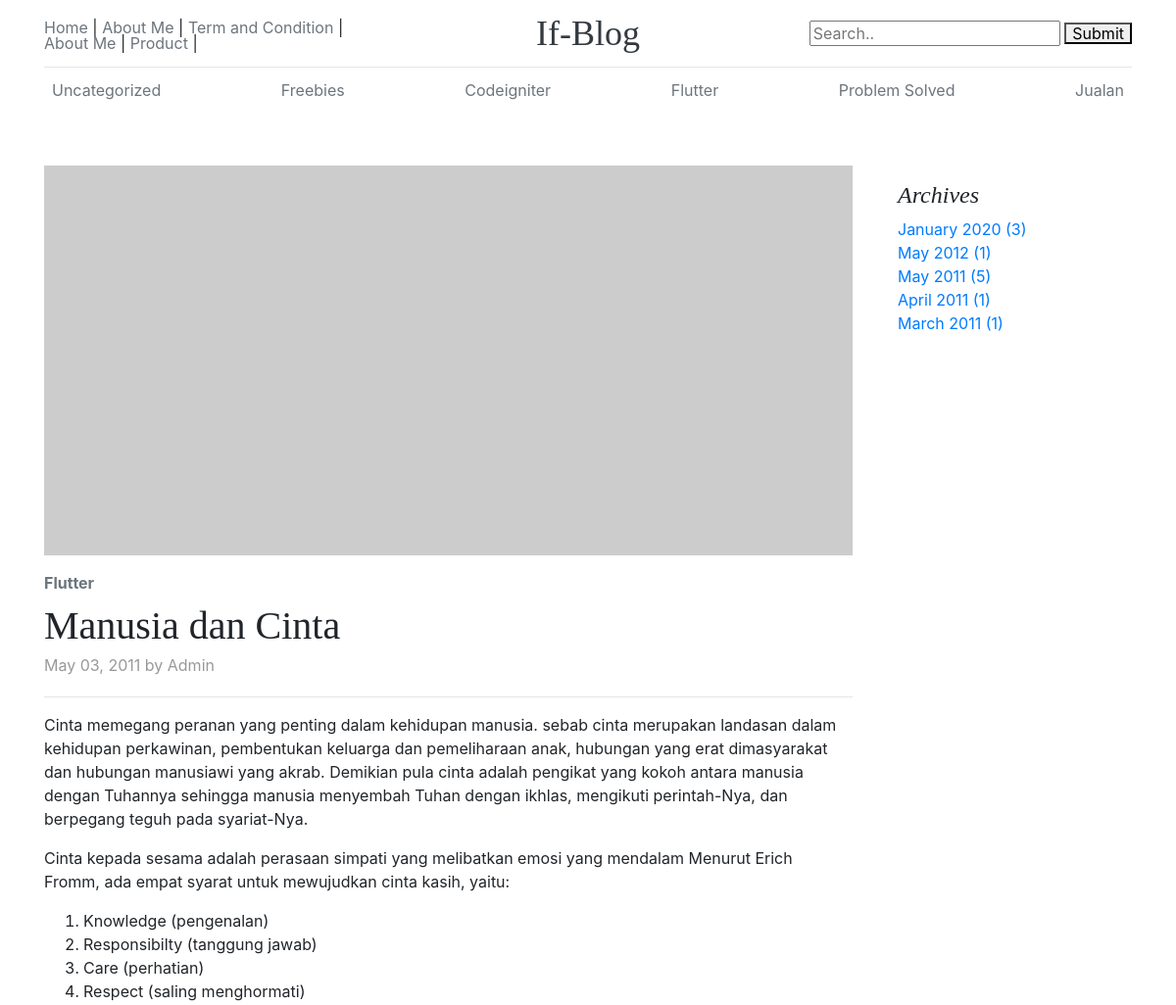
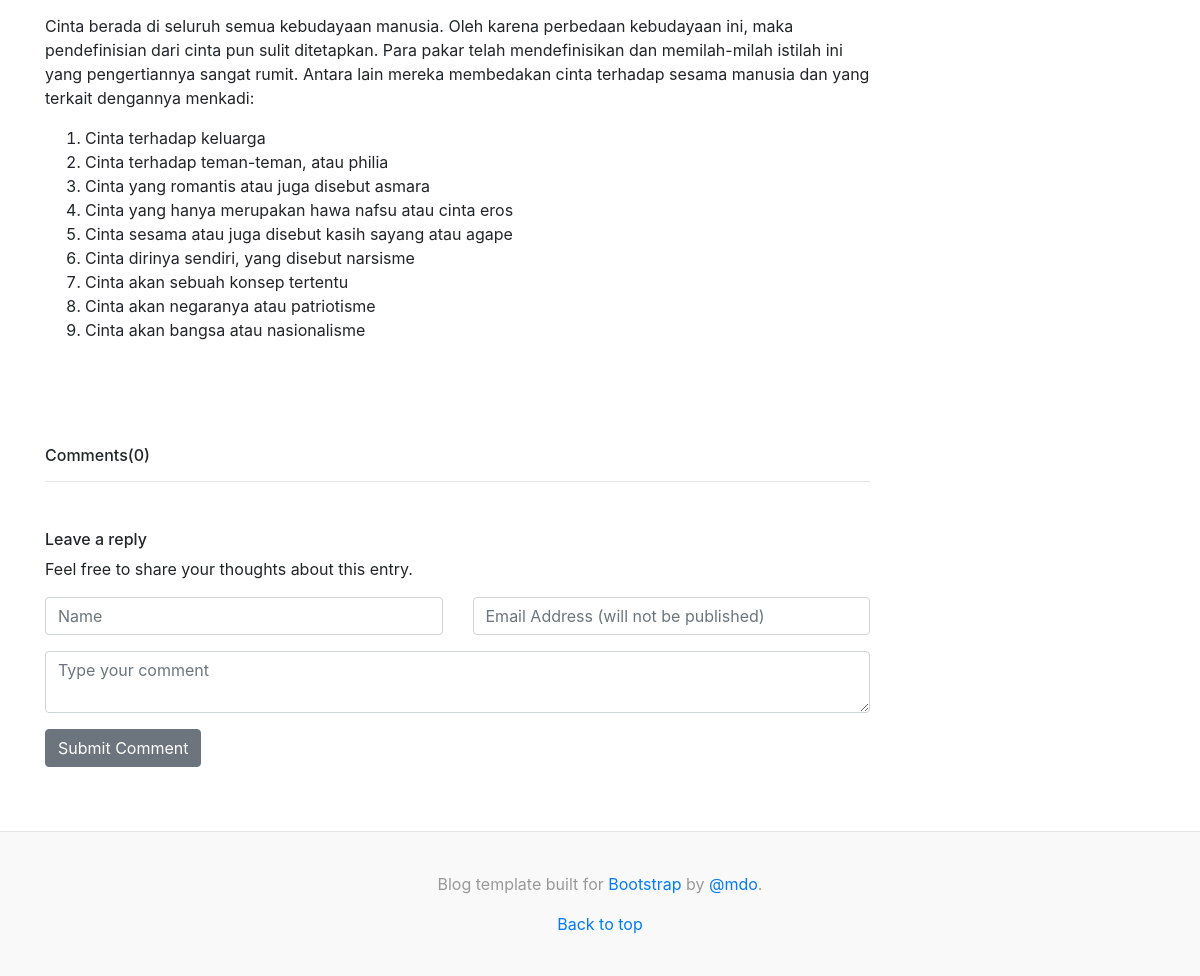
The app's page /2011/05/03/manusia-dan-cinta with its own data (2 pictures, top to bottom).
### tables this page shows
CREATE TABLE `if_navigation`  (
  `id` int(11) NOT NULL AUTO_INCREMENT,
  `parent_id` int(11) NULL DEFAULT 0,
  `title` varchar(50) NULL DEFAULT NULL,
  `description` varchar(255) NULL DEFAULT NULL,
  `url` varchar(255) NULL DEFAULT NULL,
  `external` enum('0','1') NOT NULL DEFAULT '0',
  `id_groups` int(11) NULL DEFAULT 0,
  `order` int(5) NULL DEFAULT 0,
  PRIMARY KEY (`id`) USING BTREE
);

CREATE TABLE `if_categories`  (
  `id` int(11) NOT NULL AUTO_INCREMENT,
  `name` varchar(60) NULL DEFAULT NULL,
  `url_name` varchar(200) NULL DEFAULT NULL,
  `description` varchar(200) NULL DEFAULT NULL,
  PRIMARY KEY (`id`) USING BTREE
);

CREATE TABLE `if_posts`  (
  `id` int(11) NOT NULL AUTO_INCREMENT,
  `author` int(11) NOT NULL DEFAULT 0,
  `date_posted` datetime(0) NOT NULL DEFAULT CURRENT_TIMESTAMP,
  `meta_key` text NOT NULL,
  `meta_desc` text NOT NULL,
  `title` varchar(200) NOT NULL,
  `id_cat` int(11) NOT NULL DEFAULT 0,
  `content_id` int(11) NOT NULL DEFAULT 0,
  `url_title` varchar(200) NOT NULL,
  `head_article` text NOT NULL,
  `main_article` longtext NOT NULL,
  `image_header` varchar(255) NULL DEFAULT NULL,
  `allow_comments` enum('0','1') NOT NULL DEFAULT '1',
  `sticky` int(1) NOT NULL DEFAULT 0,
  `featured` int(1) NOT NULL DEFAULT 0,
  `status` enum('draft','published') NOT NULL DEFAULT 'published',
  `hit` int(11) NOT NULL DEFAULT 0,
  `create_at` datetime(0) NULL DEFAULT NULL,
  `update_at` datetime(0) NULL DEFAULT NULL,
  PRIMARY KEY (`id`, `allow_comments`) USING BTREE
);

CREATE TABLE `if_users`  (
  `id` int(11) UNSIGNED NOT NULL AUTO_INCREMENT,
  `ip_address` varchar(45) NOT NULL,
  `username` varchar(100) NULL DEFAULT NULL,
  `password` varchar(255) NOT NULL,
  `email` varchar(254) NOT NULL,
  `activation_selector` varchar(255) NULL DEFAULT NULL,
  `activation_code` varchar(255) NULL DEFAULT NULL,
  `forgotten_password_selector` varchar(255) NULL DEFAULT NULL,
  `forgotten_password_code` varchar(255) NULL DEFAULT NULL,
  `forgotten_password_time` int(11) UNSIGNED NULL DEFAULT NULL,
  `remember_selector` varchar(255) NULL DEFAULT NULL,
  `remember_code` varchar(255) NULL DEFAULT NULL,
  `created_on` int(11) UNSIGNED NOT NULL,
  `last_login` int(11) UNSIGNED NULL DEFAULT NULL,
  `active` tinyint(1) UNSIGNED NULL DEFAULT NULL,
  `first_name` varchar(50) NULL DEFAULT NULL,
  `last_name` varchar(50) NULL DEFAULT NULL,
  `company` varchar(100) NULL DEFAULT NULL,
  `phone` varchar(20) NULL DEFAULT NULL,
  PRIMARY KEY (`id`) USING BTREE,
  UNIQUE INDEX `uc_email`(`email`) USING BTREE,
  UNIQUE INDEX `uc_activation_selector`(`activation_selector`) USING BTREE,
  UNIQUE INDEX `uc_forgotten_password_selector`(`forgotten_password_selector`) USING BTREE,
  UNIQUE INDEX `uc_remember_selector`(`remember_selector`) USING BTREE
);

### application/core/MY_Loader.php (called while the page is built, shortened)
<?php
class MY_Loader extends CI_Loader {
	function section($area, $view, $data=array()){
		$content = $this->view($view, $data, true);
		$checksum = md5( $view . serialize($data) );
		return $checksum;
	}
}

### application/core/MY_Controller.php (called while the page is built, shortened)
<?php if ( ! defined('BASEPATH')) exit('No direct script access allowed');
class MY_Controller extends CI_Controller {
	public $_template;
	public $_settings;
	public function __construct() {
		$lib_array = array('user_agent','cmscore_library');
		$this->load->library($lib_array);
		$this->_settings = $this->cmscore_library->settings;
		$this->_template['themes'] = $this->cmscore_library->getActiveTemplate();
	}
	public function load_template($page_name, $data = NULL, $section=NULL)
	{
		$data['page'] = $page_name;
		if ($this->_settings['recognize_user_agent'] == 1)
		{
			if ($this->agent->is_mobile())
			{
				$this->load->view('mobile/layout/container', $data);
			}
			else
			{
				if($section != NULL && is_array($section))
				{
					foreach($section as $key => $value):
						if(is_array($value)){
							$this->load->section($key, $value['path'], $value['data']);
						} else {
							$this->load->section($key, $value);
						}
					endforeach;
				}
				$this->load->view('themes/' . $this->_template['themes'] . '/layout/'.$page_name, $data);
			}
		}
	}
}

### application/controllers/Post.php (called while the page is built, shortened)
<?php
class Post extends MY_Controller
{
	public function date($year = NULL, $month = NULL, $day = NULL, $url_title = NULL)
	{
		if ($data['post'] = $this->blog->get_post_by_url($year, $month, $day, $url_title))
		{
			$data['post']['url'] = post_url($data['post']['url_title'], $data['post']['date_posted']);
			$data['post']['display_name'] = $this->users->get_user_display_name($data['post']['author']);
			$data['comments'] = $this->comments->get_comments($data['post']['id']);
			$this->_template['page']	= 'post/single_post';
		}
		else
		{
			show_404();
		}
		$load_section = array(
			'menu' => 'themes/'.$this->_template['themes'].'/section/menu',
			'footer' => 'themes/'.$this->_template['themes'].'/section/footer',
		);
		$this->load_template($this->_template['page'], $data, $load_section);
	}
}

### index.php (called while the page is built, shortened)
<?php
require_once BASEPATH.'core/CodeIgniter.php';

### application/libraries/Navigation_library.php (called while the page is built, shortened)
<?php if (!defined('BASEPATH')) exit('No direct script access allowed');
class Navigation_library
{
	protected $_table;
	private $ci;
	public function __construct()
	{
		if (!isset($this->ci))
		{
			$this->ci =& get_instance();
		}
		$this->_table = $this->ci->config->item('database_tables');
	}
	public function get_navigation()
	{
		$this->ci->db->select('title, description, url, external, order');
		$this->ci->db->order_by('order', 'ASC');
		$query = $this->ci->db->get($this->_table['navigation']);
		if ($query->num_rows() > 0)
		{
			return $query->result_array();
		}
	}
}

### application/libraries/Categories_library.php (called while the page is built)
<?php if (!defined('BASEPATH')) exit('No direct script access allowed');
class Categories_library
{
	protected $_table;
	public function __construct()
	{
		if (!isset($this->CI))
		{
			$this->CI =& get_instance();
		}
		$this->_table = $this->CI->config->item('database_tables');
	}
	public function get_categories()
	{
		$this->CI->db->select('id, name, url_name');
		$this->CI->db->from($this->_table['categories'] . ' categories');
		$this->CI->db->select('(SELECT COUNT(' . $this->CI->db->dbprefix . 'posts_to_categories.id) FROM ' . $this->CI->db->dbprefix . 'posts_to_categories WHERE ' . $this->CI->db->dbprefix . 'posts_to_categories.category_id = categories.id) AS posts_count', FALSE);
		$this->CI->db->order_by('id', 'ASC');
		$query = $this->CI->db->get();
		if ($query->num_rows() > 0)
		{
			return $query->result_array();
		}
	}
}

### application/helpers/MY_url_helper.php (called while the page is built, shortened)
<?php if (!defined('BASEPATH')) exit('No direct script access allowed');
function archive_url($url)
{
	return site_url('archive/' . $url);
}
function category_url($url_name)
{
	return site_url('category/' . $url_name);
}

### application/models/Categories_model.php (called while the page is built, shortened)
<?php
class Categories_model extends CI_Model
{
	protected $_table;
	public function __construct()
	{
		$this->_table = $this->config->item('database_tables');
	}
	public function get_categories_by_ids($category_ids)
	{
		$this->db->select('id, name, url_name, description');
		$this->db->where_in('id', $category_ids);
		$query = $this->db->get($this->_table['categories']);
		if ($query->num_rows() > 0)
		{
			return $query->row_array();
		}
	}
}

### application/models/Post_model.php (called while the page is built, shortened)
<?php
class Post_model extends CI_Model
{
	protected $_table;
	public function __construct()
	{
		$this->_table = $this->config->item('database_tables');
	}
	public function get_post_by_url($year, $month, $day, $url_title)
	{
		$date = $year . '-' . $month . '-' . $day;
		$this->db->select('posts.id, posts.author, posts.date_posted, posts.title, posts.url_title, posts.head_article, posts.main_article, posts.id_cat, posts.allow_comments, posts.sticky, posts.status, posts.author, users.first_name');
		$this->db->from($this->_table['posts'] . ' posts');
		$this->db->join($this->_table['users'] . ' users', 'posts.author = users.id');
		$this->db->where('posts.status', 'published');
		$this->db->where('posts.url_title', $url_title);
		$this->db->where('posts.date_posted', $date);
		$this->db->limit(1);
		$query = $this->db->get();
		if ($query->num_rows() == 1)
		{
			$result = $query->row_array();
			$result['categories'] = $this->categories->get_categories_by_ids($result['id_cat']);
			$result['comment_count'] = $this->db->where('post_id', $result['id'])->from($this->_table['comments'])->count_all_results();
			return $result;
		}
	}
}

### application/models/Comments_model.php (called while the page is built, shortened)
<?php
class Comments_model extends CI_Model
{
	protected $_table;
	public function __construct()
	{
		$this->_table = $this->config->item('database_tables');
	}
	public function get_comments($modded = 'N')
	{
		$comments = $this->db
						->select('comments.*, posts.title as post_title')
						->where('comments.show', $modded)
						->join($this->_table['posts'], "posts.id = comments.post_id")
						->get($this->_table['comments'])
						->result_array();
		return $comments;
	}
}

### application/libraries/Archive_library.php (called while the page is built, shortened)
<?php if (!defined('BASEPATH')) exit('No direct script access allowed');
class Archive_library
{
	public function __construct()
	{
		if (!isset($this->CI))
		{
			$this->CI =& get_instance();
		}
	}
	public function get_archive()
	{
		$this->CI->db->select('COUNT(' . $this->CI->db->dbprefix . 'posts.id) AS posts_count, SUBSTRING(' . $this->CI->db->dbprefix . 'posts.date_posted, 1,7) AS archive_date FROM ' . $this->CI->db->dbprefix . 'posts WHERE ' . $this->CI->db->dbprefix . 'posts.status = \'published\' GROUP BY archive_date', FALSE);
		$this->CI->db->order_by('archive_date', 'DESC');
		$this->CI->db->limit($this->CI->cmscore_library->settings['months_per_archive']);
		$query = $this->CI->db->get();
		if ($query->num_rows() > 0)
		{
			$result = $query->result_array();
			foreach ($result as $key => $row)
			{
				$result[$key]['url']  = date('Y', strtotime($row['archive_date'])) . '/' . date('m', strtotime($row['archive_date'])) . '/';
				$result[$key]['date_posted']  = strftime('%B %Y', strtotime($row['archive_date']));
			}
			return $result;
		}
	}
}

### application/views/themes/default/section/menu.php (the view)
<header class="blog-header py-3">
    <div class="row flex-nowrap justify-content-between align-items-center">
        <div class="col-4 pt-1">
        <?php if (($navigation = $this->navigation_library->get_navigation())): ?>
            <?php foreach ($navigation as $navigation_item): ?>
                <a class="text-muted" href="<?php echo ($navigation_item['external'] == 0) ? site_url($navigation_item['url']) : $navigation_item['url']; ?>" title="<?php echo $navigation_item['description']; ?>"><?php echo $navigation_item['title']; ?></a> |
            <?php endforeach; ?>
        <?php endif; ?>
        </div>
        <div class="col-4 text-center">
        <a class="blog-header-logo text-dark" href="<?=site_url()?>"><?=$this->_settings['site_title']?></a>
        </div>
        <div class="col-4 d-flex justify-content-end align-items-center">
        <form action="<?=site_url('search')?>" method="post">
            <input type="text" placeholder="Search.." name="term">
            <button type="submit">Submit</button>
        </form>
        </div>
    </div>
</header>
<div class="nav-scroller py-1 mb-2">
    <nav class="nav d-flex justify-content-between">
        <?php if(($categories = $this->categories_library->get_categories())); ?>
        <?php foreach($categories as $cat_item): ?>
        <a class="p-2 text-muted" href="<?=category_url($cat_item['url_name'])?>"><?=$cat_item['name']?></a>
        <?php endforeach; ?>
    </nav>
</div>

### application/views/themes/default/layout/post/single_post.php (shortened to what this page needs)
<main role="main" class="container">
    <div class="row pt-5">
        <div class="col-md-9 blog-main">
            <div class="blog-post">
                <img src="https://via.placeholder.com/830x400" class="img-fluid" />
                <strong class="d-inline-block mb-2 mt-3 text-secondary"><?php echo $post['categories']['name']; ?></strong>
                <h2 class="blog-post-title"><?=$post['title']?></h2>
                <p class="blog-post-meta"><?=strftime('%B %d, %Y', strtotime($post['date_posted'])); ?>
                    <?php echo lang('by'); ?> <?php echo $post['display_name']; ?></p>
                <hr>
                <?=$post['main_article']; ?>
            </div>
            <?php if($post['allow_comments']){ ?>
            <div class="post-comments">
                <header>
                    <h3 class="h6"><?=lang('comments')?><span class="no-of-comments"><?php echo '('.count($comments).')'; ?></span></h3>
                </header>
                <hr>
            </div>
            <div class="add-comment mt-5 mb-5">
                <header>
                    <h3 class="h6"><?=lang('leave_reply')?></h3>
                    <p><?=lang('leave_reply_description')?></p>
                </header>
                <form action="#" class="commenting-form">
                    <div class="row">
                        <div class="form-group col-md-6">
                            <input type="text" name="username" id="username" placeholder="Name" class="form-control">
                        </div>
                        <div class="form-group col-md-6">
                            <input type="email" name="username" id="useremail"
                                placeholder="Email Address (will not be published)" class="form-control">
                        </div>
                        <div class="form-group col-md-12">
                            <textarea name="usercomment" id="usercomment" placeholder="Type your comment"
                                class="form-control"></textarea>
                        </div>
                        <div class="form-group col-md-12">
                            <button type="submit" class="btn btn-secondary">Submit Comment</button>
                        </div>
                    </div>
                </form>
            </div>
            <?php } else { ?>
            <div class="alert alert-danger">
                <?=lang('comments_disabled')?>
            </div>
            <?php } ?>
        </div>
        <aside class="col-md-3 blog-sidebar">
            <div class="p-3">
                <h4 class="font-italic">Archives</h4>
                <ol class="list-unstyled mb-0">
                    <?php if (($archive = $this->archive_library->get_archive())): ?>
                        <?php foreach ($archive as $archive_item): ?>
                            <li><a href="<?php echo archive_url($archive_item['url']); ?>"><?php echo $archive_item['date_posted']; ?> (<?php echo $archive_item['posts_count']; ?>)</a></li>
                        <?php endforeach; ?>
                    <?php endif; ?>
                </ol>
            </div>
        </aside>
    </div>
</main>

### records on screen
if_navigation: title "Home"
if_navigation: title "About Me"
if_navigation: title "Term and Condition"
if_navigation: title "About Me"
if_navigation: title "Product"
if_categories: name "Uncategorized"
if_categories: name "Freebies"
if_categories: name "Codeigniter"
if_categories: name "Flutter"
if_categories: name "Problem Solved"
if_categories: name "Jualan"
if_posts: title "Manusia dan Cinta", date_posted "May 03, 2011", if_users.first_name "Admin", main_article "Cinta memegang peranan yang penting dalam kehidupan manusia. sebab cinta merupakan landasan dalam kehidupan perkawinan, pembentukan keluarga dan pemeliharaan anak, hubungan yang erat dimasyarakat dan hubungan manusiawi yang akrab. Demikian pula cinta adalah pengikat yang kokoh antara manusia dengan Tuhannya sehingga manusia menyembah Tuhan dengan ikhlas, mengikuti perintah-Nya, dan berpegang teguh pada syariat-Nya. Cinta kepada sesama adalah perasaan simpati yang melibatkan emosi yang mendalam Menurut Erich Fromm, ada empat syarat untuk mewujudkan cinta kasih, yaitu: Knowledge (pengenalan) Responsibilty (tanggung jawab) Care (perhatian) Respect (saling menghormati) Cinta berada di seluruh…"

### other values on screen
$this->_settings['site_title'] "If-Blog"
lang('by') "by"
lang('comments') "Comments"
count($comments) "0"
lang('leave_reply') "Leave a reply"
lang('leave_reply_description') "Feel free to share your thoughts about this entry."
$archive_item['date_posted'] "January 2020"
$archive_item['posts_count'] "3"
$archive_item['date_posted'] "May 2012"
$archive_item['posts_count'] "1"
$archive_item['date_posted'] "May 2011"
$archive_item['posts_count'] "5"
$archive_item['date_posted'] "April 2011"
$archive_item['date_posted'] "March 2011"
